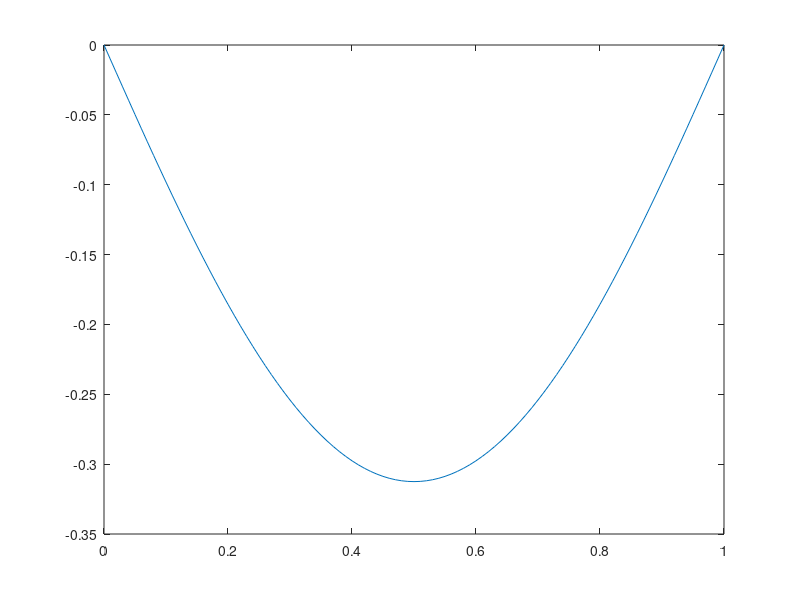

Recreate this plot in MATLAB.
function sai
Kval = [1.8751, 4.6941];
K1val = [1.8751, 4.6941];
Rval = [0.734, 1.0018];
R1val = [0.734, 1.0018];
% X = 0:0.01:1;
for i = 1:2
    for j = 1:2
        K = Kval(i); K1 = K1val(j);
        R = Rval(i); R1 = R1val(j);
        S = @(X) (cosh(K .* X).*(cosh(K1 .* X) - cos(K1 .* X) - R1.*(sinh(K1 .* X) - sin(K1 .* X))) - cos(K .* X).*(cosh(K1 .* X) - cos(K1 .* X) - R1.*(sinh(K1 .* X) - sin(K1 .* X)))- R.*(sinh(K .* X).*(cosh(K1 .* X) - cos(K1 .* X) - R1.*(sinh(K1 .* X) - sin(K1 .* X)))- sin(K .* X).*(cosh(K1 .* X) - cos(K1 .* X) - R1.*(sinh(K1 .* X) - sin(K1 .* X)))));
        disp(i); disp(j);
        q = integral(S,0,1);
        disp(q);
    end
end
X = 0:0.01:1;
Y = -X.*(X.*X.*X - 2.*X.*X + 1);
plot(X,Y);


end